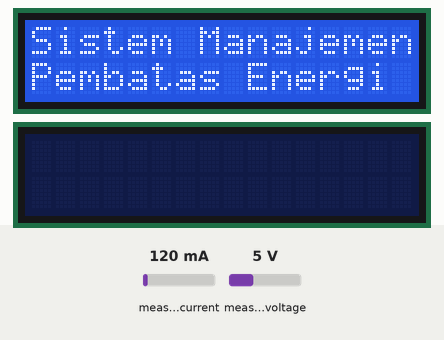
The sketch below on a simulated ESP32. Shown: 2 × 16×2 character LCD. The test bench sets the inputs (shaded band); at power-on: measured current 120 mA, measured voltage 5 V. EEPROM starts erased.

Above: at 0.2 s.
At 2.2 s:
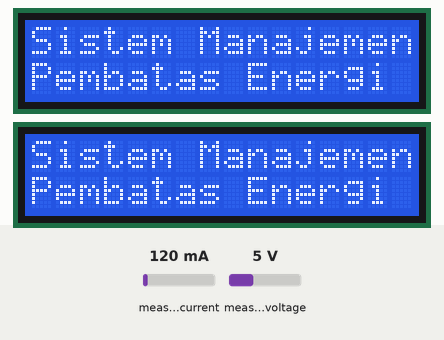
At 4.6 s:
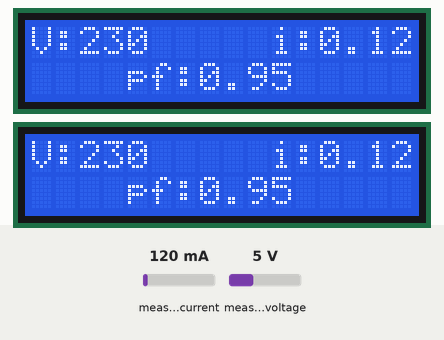
At 20.9 s:
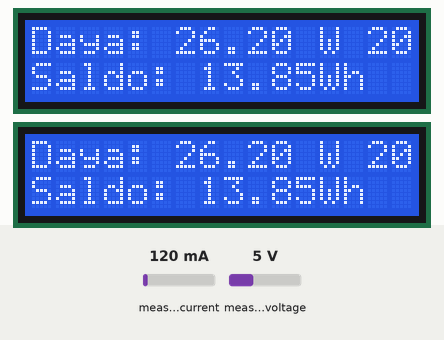

Measured:
- what the display in image 1 shows lasts 2.3 s, from 2.2 s to 4.5 s
- what the display in image 2 shows lasts 16.3 s, from 4.5 s to 20.8 s

The sketch:

ProgramTADaus.ino
```cpp
// #define TEST // matikan untuk jalankan program utama

#ifdef TEST
#include "main_200524.h";
#else

#include "Application.h"

Application app;

void setup() {
  // Serial.begin(115200);
  app.init();
}

void loop() {

  // update pzem data and displayed value
  static unsigned long prevMillMeter;
  if (millis() - prevMillMeter >= 500UL)
  {
    prevMillMeter = millis();
    app.updateMeterData();
  }

  static unsigned long prevMillPlc;
  if (millis() - prevMillPlc >= 1000UL)
  {
    prevMillPlc = millis();
    app.sendToPLC();
  }

  // update saldo token
  app.updateSaldo();
}

#endif
```

Application.h
```cpp
#pragma once

#include "PzemInterface.h"
#include "PLCInterface.h"
#include "DisplayInterface.h"
#include <EEPROM.h>

typedef enum {
  AMAN,
  HAMPIR_HABIS,
  HAMPIR_HABIS_SEKALI,
  HABIS
} KondisiSaldo;

typedef enum {
  NORMAL,
  BOROS
} EnergyUsage;

class Application {
public:
  bool init();
  bool updateMeterData();
  bool sendToPLC();
  bool updateSaldo();

private:
  PzemInterface _pzem;
  PLCInterface _plc;
  DisplayInterface _disp[2] = { DisplayInterface(0x26), DisplayInterface(0x27) };
  PzemData_t data[2];

  KondisiSaldo kondisiSaldo[2];
  KondisiSaldo updateSaldoCondition(float saldo);

  EnergyUsage energyUsage[2];
  EnergyUsage updateEnergyUsage(float energy, float limitKwh);

  long saldoToken[2];
  float saldoKwh[2];
  float limitToken[2];
  float limitKwh[2];

  unsigned long _lastResetTime;
};

bool Application::init() {

  saldoToken[0] = 20;
  saldoToken[1] = 20;

  limitToken[0] = 10;
  limitToken[1] = 10;

  for (int i = 0; i < 2; ++i) {
    saldoKwh[i] = float(saldoToken[i]) / 1444.0 * 1000;
    limitKwh[i] = float(limitToken[i]) / 1444.0 * 30;
    // Serial.printf("[Application] saldoKwh = %.2f\n", saldoKwh[i]);
    _disp[i].setSaldoValue(saldoKwh[i]);
  }

  if (!_pzem.begin() || !_plc.begin() || !_disp[0].begin() || !_disp[1].begin()) {
    // if (!_pzem.begin() || !_disp[0].begin() || !_disp[1].begin()) {
    return false;
  }

  // Read the last reset time from EEPROM
  EEPROM.get(0, _lastResetTime);

  // Check if the stored time is valid
  if (_lastResetTime == 0xFFFFFFFF) {
    _lastResetTime = millis();  // If not valid, initialize with the current time
    EEPROM.put(0, _lastResetTime);
  }

  return true;
}

bool Application::updateMeterData() {
  for (int i; i < 2; ++i) {
    _pzem.readPower(i, data[i]);
    _pzem.readVoltage(i, data[i]);
    _pzem.readCurrent(i, data[i]);
    _pzem.readEnergy(i, data[i]);
    _pzem.readPF(i, data[i]);
    kondisiSaldo[i] = updateSaldoCondition(saldoKwh[i]);
    updateEnergyUsage(data[i].value[3], limitKwh[i]);
  }

  static bool _switch;
  static unsigned long prevMillSwitch;

  if (millis() - prevMillSwitch >= 3000) {
    prevMillSwitch = millis();

    for (int i = 0; i < 2; ++i) {
      if (_switch) {
        _disp[i].setPowerValue(data[i].value[1]);
        _disp[i].setKondisiSaldo(int(kondisiSaldo[i]));
        _disp[i].setStatusUsage(int(energyUsage[i]));
        // Serial.println("display power");
      } else {
        _disp[i].setVoltageValue(data[i].value[0]);
        _disp[i].setCurrentValue(data[i].value[2]);
        _disp[i].setPfValue(data[i].value[4]);
        // Serial.println("display voltage");
      }
    }
    _switch = !_switch;
  }

  return true;
}

bool Application::updateSaldo() {
  static unsigned long prevMillSaldo;
  if (millis() - prevMillSaldo >= 60000UL) {
    prevMillSaldo = millis();
    for (int i = 0; i < 2; ++i) {
      saldoKwh[i] = saldoKwh[i] - (data[i].value[1] / 60);
      _disp[i].setSaldoValue(saldoKwh[i]);
    }
  }
  return true;
}

bool Application::sendToPLC() {
  // kamar 1
  _plc.update(0, data[0].value[0]);
  _plc.update(1, data[0].value[1]);
  _plc.update(2, kondisiSaldo[0]);
  _plc.update(3, energyUsage[0]);

  // kamar 2
  _plc.update(4, data[1].value[0]);
  _plc.update(5, data[1].value[1]);
  _plc.update(6, kondisiSaldo[1]);
  _plc.update(7, energyUsage[1]);
  return true;
}

KondisiSaldo Application::updateSaldoCondition(float saldo) {
  if (saldo >= 5000) {
    return AMAN;
  } else if (saldo > 2000) {
    return HAMPIR_HABIS;
  } else if (saldo > 0) {
    return HAMPIR_HABIS_SEKALI;
  } else {
    return HABIS;
  }
}

EnergyUsage Application::updateEnergyUsage(float energy, float limitKwh) {
  if (energy >= limitKwh) {
    return BOROS;
  } else {
    return NORMAL;
  }
}
```

DisplayInterface.h
```cpp
#pragma once

#include <LiquidCrystal_I2C.h>

class DisplayInterface {
public:
  DisplayInterface(uint8_t lcd_Addr);
  bool begin();
  bool setPowerValue(float f);
  bool setVoltageValue(float v);
  bool setSaldoValue(float k);
  bool setCurrentValue(float i);
  bool setPfValue(float pf);
  bool setKondisiSaldo(int kondisiSaldo);
  bool setStatusUsage(int status);

private:
  void refreshDisplay0();
  void refreshDisplay1();

  int _kondisiSaldo;
  int _statusUsage;

  float _powerValue;
  float _voltageValue;
  float _saldoKwh;
  float _currentValue;
  float _pfValue;
  uint8_t _lcd_Addr;

  LiquidCrystal_I2C _lcd;
};

// Constructor implementation
DisplayInterface::DisplayInterface(uint8_t lcd_Addr)
  : _powerValue(0.0), _lcd_Addr(lcd_Addr), _lcd(lcd_Addr, 16, 2) {}

bool DisplayInterface::begin() {
  _lcd.init();
  _lcd.backlight();
  _lcd.setCursor(0, 0);
  _lcd.print("Sistem Manajemen");
  _lcd.setCursor(0, 1);
  _lcd.print("Pembatas Energi");
  delay(2000);
  return true;
}

void DisplayInterface::refreshDisplay0() {
  _lcd.clear();
  _lcd.setCursor(0, 0);
  _lcd.printf("Daya: %.2f W", _powerValue);

  _lcd.setCursor(14, 0);
  _lcd.print(String(_kondisiSaldo) + String(_statusUsage));

  _lcd.setCursor(0, 1);
  if (_saldoKwh / 1000 < 0.1) {
    _lcd.printf("Saldo: %.2fWh", _saldoKwh);
  } else {
    _lcd.printf("Saldo: %.1fKWh", _saldoKwh / 1000);
  }
}

void DisplayInterface::refreshDisplay1() {
  _lcd.clear();
  _lcd.setCursor(0, 0);
  _lcd.printf("V:%d     i:%.2f", int(_voltageValue), _currentValue);
  _lcd.setCursor(0, 1);
  _lcd.printf("    pf:%.2f", _pfValue);
}

bool DisplayInterface::setPowerValue(float f) {
  _powerValue = f;
  refreshDisplay0();
  return true;
}

bool DisplayInterface::setVoltageValue(float v) {
  _voltageValue = v;
  refreshDisplay1();
  return true;
}

bool DisplayInterface::setSaldoValue(float k) {
  _saldoKwh = k;
  // Serial.printf("[DisplayInterface] _saldoKwh = %.2f\n", _saldoKwh);
  refreshDisplay0();
  return true;
}

bool DisplayInterface::setCurrentValue(float i) {
  _currentValue = i;
  refreshDisplay1();
  return true;
}

bool DisplayInterface::setPfValue(float pf) {
  _pfValue = pf;
  refreshDisplay1();
  return true;
}

bool DisplayInterface::setKondisiSaldo(int kondisiSaldo) {
  _kondisiSaldo = kondisiSaldo;
  refreshDisplay0();
  return true;
}

bool DisplayInterface::setStatusUsage(int status)
{
  _statusUsage = status;
  refreshDisplay0();
  return true;
}
```

PLCInterface.h
```cpp
#pragma once

#include "config.h"
#include <Arduino.h>
#include <Wire.h>
// #include <SimpleModbusMaster.h>
#include <ModbusMaster.h>

class PLCInterface {

public:
  bool begin();
  // unsigned int regs[CONFIG_PLC_TOTAL_REG];
  bool update(uint16_t writtenAddres, uint16_t writtenValue);
  bool update_coil(uint16_t writtenAddres, bool coilState);

private:
  ModbusMaster node;


  // enum {
  //   PACKET1, // voltage
  //   PACKET2, // power
  //   PACKET3, // saldo
  //   PACKET4, // energy
  //   PACKET5, // getData
  //   TOTAL_NO_OF_PACKETS  // leave this last entry
  // };

  // bool sendVoltage();
  // bool sendPower();
  // bool sendSaldo();
  // bool sendEnergy();
  // bool getData();
  // Packet packets[TOTAL_NO_OF_PACKETS];
};

bool PLCInterface::begin() {
  CONFIG_PLC_SERIAL.begin(CONFIG_PLC_BAUD);
  node.begin(CONFIG_PLC_SLAVEID, CONFIG_PLC_SERIAL);
  return true;
}

bool PLCInterface::update(uint16_t writtenAddres, uint16_t writtenValue) {
  // uint8_t result;
  uint8_t result = node.writeSingleRegister(writtenAddres, writtenValue);

  if (result == node.ku8MBSuccess) {
    // Writing to the register was successful
    // Serial.print("Write successful to register ");
    // Serial.println(writtenAddres);
    return true;
  } else {
    // Writing to the register failed
    // Serial.print("Write failed to register ");
    // Serial.print(writtenAddres);
    // Serial.print(", Error: ");
    // Serial.println(result, HEX);
    return false;
  }

  return true;
}

bool PLCInterface::update_coil(uint16_t coilAddress, bool coilState) {
  // Write a value to the coil
  uint8_t result = node.writeSingleCoil(coilAddress, coilState);

  if (result == node.ku8MBSuccess) {
    // Writing to the coil was successful
    Serial.println("Write successful to coil");
    return true;
  } else {
    // Writing to the coil failed
    // Serial.print("Write failed to coil, Error: ");
    // Serial.println(result, HEX);
    return false;
  }
  return true;
}


// bool PLCInterface::sendVoltage() {
//   modbus_construct(&packets[PACKET1], CONFIG_PLC_SLAVEID, PRESET_SINGLE_REGISTER, 0, 7, 0);

//   return true;
// }

// bool PLCInterface::sendPower() {
//   modbus_construct(&packets[PACKET2], CONFIG_PLC_SLAVEID, PRESET_SINGLE_REGISTER, 1, 7, 0);

//   return true;
// }

// bool PLCInterface::sendSaldo() {
//   modbus_construct(&packets[PACKET3], CONFIG_PLC_SLAVEID, PRESET_SINGLE_REGISTER, 2, 7, 0);

//   return true;
// }

// bool PLCInterface::sendEnergy() {
//   modbus_construct(&packets[PACKET4], CONFIG_PLC_SLAVEID, PRESET_SINGLE_REGISTER, 3, 7, 0);

//   return true;
// }

// bool PLCInterface::begin() {
//   sendVoltage();
//   sendPower();
//   sendSaldo();
//   sendEnergy();
//   // getData();
//   modbus_configure(&Serial, CONFIG_PLC_BAUD, SERIAL_8N1, CONFIG_PLC_TIMEOUT, CONFIG_PLC_POLLING, CONFIG_PLC_RETRY, CONFIG_PLC_TX_ENABLE_PIN, packets, TOTAL_NO_OF_PACKETS, regs);

//   return true;
// }

// bool PLCInterface::update() {
//   modbus_update();

//   return true;
// }

// bool PLCInterface::getData() {
//   modbus_construct(&packets[PACKET5], CONFIG_PLC_SLAVEID, READ_HOLDING_REGISTERS, 0, 7, 0);

//   return true;
// }
```

PzemInterface.h
```cpp
#pragma once

#include "config.h"
#include <Arduino.h>
#include <PZEM004Tv30.h>

// typedef struct
// {
//   float voltage;
//   float current;
//   float power;
//   float energy;
//   float PF;
// } PzemData_t;

typedef struct
{
  float value[5];  // Array to store voltage, power, current, energy, and PF
} PzemData_t;


class PzemInterface {
public:
  bool begin();
  bool readVoltage(size_t index, PzemData_t &v);
  bool readCurrent(size_t index, PzemData_t &i);
  bool readPower(size_t index, PzemData_t &p);
  bool readEnergy(size_t index, PzemData_t &e);
  bool readPF(size_t index, PzemData_t &pf);
  bool reset(size_t index);

private:
  PZEM004Tv30 pzem[CONFIG_PZEM_NUM];
};


bool PzemInterface::begin() {
  for (size_t i = 0; i < CONFIG_PZEM_NUM; ++i) {
    pzem[i] = PZEM004Tv30(CONFIG_PZEM_SERIAL, CONFIG_PZEM_RX_PIN, CONFIG_PZEM_TX_PIN, 0x01 + i);
  }

  return true;
}

bool PzemInterface::reset(size_t index) {
  if (!pzem[index].resetEnergy()) {
    // Serial.println("[PzemInterface] reset energy failed");
    return false;
  }

  return true;
}

bool PzemInterface::readVoltage(size_t index, PzemData_t &v) {
  v.value[0] = pzem[index].voltage();
  return true;
}

bool PzemInterface::readPower(size_t index, PzemData_t &p) {
  p.value[1] = pzem[index].power();
  // float power = pzem[1].power();
  return true;
}

bool PzemInterface::readCurrent(size_t index, PzemData_t &i) {
  i.value[2] = pzem[index].current();
  return true;
}

bool PzemInterface::readEnergy(size_t index, PzemData_t &e) {
  e.value[3] = pzem[index].energy();
  return true;
}


bool PzemInterface::readPF(size_t index, PzemData_t &pf) {
  pf.value[4] = pzem[index].pf();
  return true;
}
```

config.h
```cpp
#include <sdkconfig.h>

//// PZEM config

#ifndef CONFIG_PZEM_NUM
#define CONFIG_PZEM_NUM     (2)
#endif /*CONFIG_PZEM_NUM*/

#ifndef CONFIG_PZEM_SERIAL
#define CONFIG_PZEM_SERIAL   Serial2
#endif /*CONFIG_PZEM_SERIAL*/

#ifndef CONFIG_PZEM_RX_PIN
#define CONFIG_PZEM_RX_PIN      (16)
#endif /*CONFIG_PZEM_RX_PIN*/

#ifndef CONFIG_PZEM_TX_PIN
#define CONFIG_PZEM_TX_PIN      (17)
#endif /*CONFIG_PZEM_TX_PIN*/


///// PLC Config

#ifndef CONFIG_PLC_SLAVEID
#define CONFIG_PLC_SLAVEID      (0x01)
#endif /*CONFIG_PLC_SLAVEID*/

#ifndef CONFIG_PLC_BAUD
#define CONFIG_PLC_BAUD         (57600)
#endif /*CONFIG_PLC_BAUD*/

#ifndef CONFIG_PLC_SERIAL
#define CONFIG_PLC_SERIAL       (Serial)
#endif /*CONFIG_PLC_SERIAL*/

// #ifndef CONFIG_PLC_TX_ENABLE_PIN
// #define CONFIG_PLC_TX_ENABLE_PIN   (2)
// #endif /*CONFIG_PLC_TX_ENABLE_PIN*/

// #ifndef CONFIG_PLC_TIMEOUT
// #define CONFIG_PLC_TIMEOUT      (1000)
// #endif /*CONFIG_PLC_TIMEOUT*/

// #ifndef CONFIG_PLC_POLLING
// #define CONFIG_PLC_POLLING      (500)
// #endif /*CONFIG_PLC_POLLING*/

// #ifndef CONFIG_PLC_RETRY
// #define CONFIG_PLC_RETRY        (10)
// #endif /*CONFIG_PLC_RETRY*/

// #ifndef CONFIG_PLC_TOTAL_REG
// #define CONFIG_PLC_TOTAL_REG    (7)
// #endif /*CONFIG_PLC_TOTAL_REG*/
```
